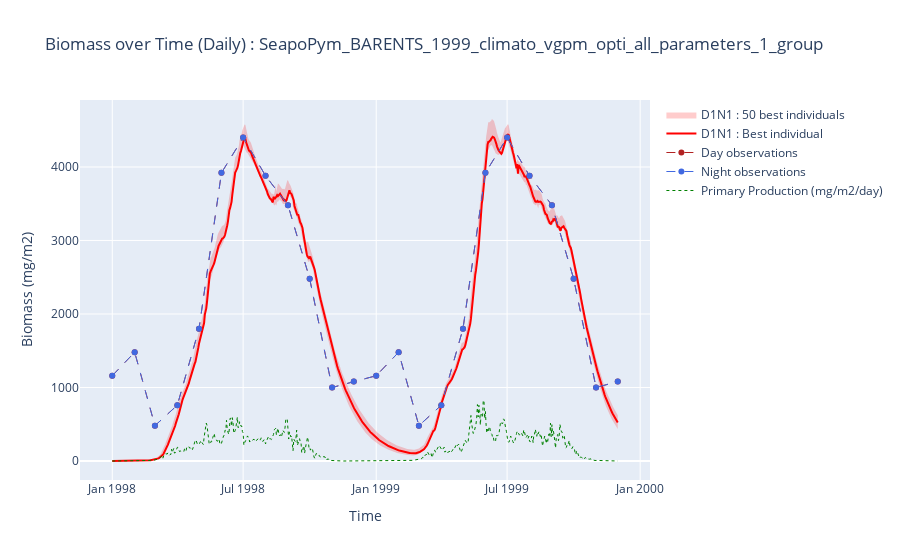

Notebook code for this chart:
### Markdown cell above
### Daily with best individuals

### Code cell
x = best_model.export_biomass().time.to_series()
x_rev = pd.concat([x, x[::-1]])
observations_in_range = observations.sel(time=slice(TIME_START, TIME_END))

# D1N1 data
y_D1N1 = (
    best_model.export_biomass()
    .sel(functional_group=0)
    .pint.quantify()
    .pint.to("mg/m2")
    .pint.dequantify()
    .data.flatten()
)
y_D1N1_upper = max_biomass_D1N1.to("milligram / meter ** 2")
y_D1N1_lower = min_biomass_D1N1.to("milligram / meter ** 2")[::-1]
y_D1N1_rev = np.concatenate([y_D1N1_upper, y_D1N1_lower])

fig = go.Figure()

# D1N1 traces
fig.add_trace(
    go.Scatter(
        x=x_rev,
        y=y_D1N1_rev,
        fill="toself",
        fillcolor="rgba(255,0,0,0.2)",
        line_color="rgba(255,255,255,0)",
        name=f"D1N1 : {NB_INDIVIDUAL_TO_SHOW} best individuals",
    )
)

fig.add_trace(
    go.Scatter(
        x=x,
        y=y_D1N1,
        line_color="rgb(255,0,0)",
        name="D1N1 : Best individual",
    )
)

# OBSERVATIONS ------------------------------------------------ #

fig.add_trace(
    go.Scatter(
        x=observations_in_range.night.time.data.flatten(),
        y=observations_in_range.night.pint.quantify().pint.to("mg/m2").pint.dequantify().data.flatten(),
        mode="lines+markers",
        name="Day observations",
        line={"dash": "dash", "color": "firebrick", "width": 1},
    )
)

fig.add_trace(
    go.Scatter(
        x=observations_in_range.night.time.data.flatten(),
        y=observations_in_range.night.pint.quantify().pint.to("mg/m2").pint.dequantify().data.flatten(),
        mode="lines+markers",
        name="Night observations",
        line={"dash": "dash", "color": "royalblue", "width": 1},
    )
)

# PRIMARY PRODUCTION ----------------------------------------- #

fig.add_trace(
    go.Scatter(
        x=best_model.state.primary_production.time.data.flatten(),
        y=best_model.state.primary_production.pint.quantify().pint.to("mg/m2/day").pint.dequantify().data.flatten(),
        mode="lines",
        name="Primary Production (mg/m2/day)",
        line={"dash": "dot", "color": "green", "width": 1},
    )
)

fig.update_layout(
    xaxis_title="Time",
    yaxis_title="Biomass (mg/m2)",
    title=f"Biomass over Time (Daily) : {export_file_name}",
    showlegend=True,
)

fig.show()

### Figure 1 — Plotly figure (JSON) as saved in the notebook; plotly's stock layout.template omitted (floating-point values rounded to 4 significant figures; data arrays with more than 128 entries replaced by an {"elided": "..."} marker saying what was removed)
{"data": [{"fill": "toself", "fillcolor": "rgba(255,0,0,0.2)", "line": {"color": "rgba(255,255,255,0)"}, "name": "D1N1 : 50 best individuals", "type": "scatter", "x": {"elided": "1400 str values"}, "y": {"elided": "1400 float values"}}, {"line": {"color": "rgb(255,0,0)"}, "name": "D1N1 : Best individual", "type": "scatter", "x": {"elided": "700 str values"}, "y": {"elided": "700 float values"}}, {"line": {"color": "firebrick", "dash": "dash", "width": 1}, "mode": "lines+markers", "name": "Day observations", "type": "scatter", "x": ["1998-01-01T00:00:00.000000000", "1998-02-01T00:00:00.000000000", "1998-03-01T00:00:00.000000000", "1998-04-01T00:00:00.000000000", "1998-05-01T00:00:00.000000000", "1998-06-01T00:00:00.000000000", "1998-07-01T00:00:00.000000000", "1998-08-01T00:00:00.000000000", "1998-09-01T00:00:00.000000000", "1998-10-01T00:00:00.000000000", "1998-11-01T00:00:00.000000000", "1998-12-01T00:00:00.000000000", "1999-01-01T00:00:00.000000000", "1999-02-01T00:00:00.000000000", "1999-03-01T00:00:00.000000000", "1999-04-01T00:00:00.000000000", "1999-05-01T00:00:00.000000000", "1999-06-01T00:00:00.000000000", "1999-07-01T00:00:00.000000000", "1999-08-01T00:00:00.000000000", "1999-09-01T00:00:00.000000000", "1999-10-01T00:00:00.000000000", "1999-11-01T00:00:00.000000000", "1999-12-01T00:00:00.000000000"], "y": [1160, 1480.0, 480, 760, 1800, 3920.0, 4400, 3880, 3480, 2480.0, 1000, 1080, 1160, 1480.0, 480, 760, 1800, 3920.0, 4400, 3880, 3480, 2480.0, 1000, 1080]}, {"line": {"color": "royalblue", "dash": "dash", "width": 1}, "mode": "lines+markers", "name": "Night observations", "type": "scatter", "x": ["1998-01-01T00:00:00.000000000", "1998-02-01T00:00:00.000000000", "1998-03-01T00:00:00.000000000", "1998-04-01T00:00:00.000000000", "1998-05-01T00:00:00.000000000", "1998-06-01T00:00:00.000000000", "1998-07-01T00:00:00.000000000", "1998-08-01T00:00:00.000000000", "1998-09-01T00:00:00.000000000", "1998-10-01T00:00:00.000000000", "1998-11-01T00:00:00.000000000", "1998-12-01T00:00:00.000000000", "1999-01-01T00:00:00.000000000", "1999-02-01T00:00:00.000000000", "1999-03-01T00:00:00.000000000", "1999-04-01T00:00:00.000000000", "1999-05-01T00:00:00.000000000", "1999-06-01T00:00:00.000000000", "1999-07-01T00:00:00.000000000", "1999-08-01T00:00:00.000000000", "1999-09-01T00:00:00.000000000", "1999-10-01T00:00:00.000000000", "1999-11-01T00:00:00.000000000", "1999-12-01T00:00:00.000000000"], "y": [1160, 1480.0, 480, 760, 1800, 3920.0, 4400, 3880, 3480, 2480.0, 1000, 1080, 1160, 1480.0, 480, 760, 1800, 3920.0, 4400, 3880, 3480, 2480.0, 1000, 1080]}, {"line": {"color": "green", "dash": "dot", "width": 1}, "mode": "lines", "name": "Primary Production (mg/m2/day)", "type": "scatter", "x": {"elided": "700 str values"}, "y": {"elided": "700 float values"}}], "layout": {"showlegend": true, "title": {"text": "Biomass over Time (Daily) : SeapoPym_BARENTS_1999_climato_vgpm_opti_all_parameters_1_group"}, "xaxis": {"title": {"text": "Time"}}, "yaxis": {"title": {"text": "Biomass (mg/m2)"}}}}
